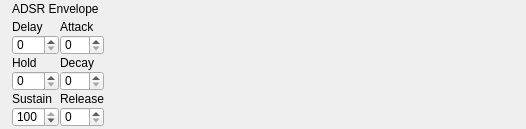
<?xml version="1.0" encoding="UTF-8"?>
<ui version="4.0">
 <class>CADSRWidget</class>
 <widget class="QFrame" name="CADSRWidget">
  <property name="geometry">
   <rect>
    <x>0</x>
    <y>0</y>
    <width>526</width>
    <height>129</height>
   </rect>
  </property>
  <property name="windowTitle">
   <string>Frame</string>
  </property>
  <property name="frameShape">
   <enum>QFrame::NoFrame</enum>
  </property>
  <property name="frameShadow">
   <enum>QFrame::Raised</enum>
  </property>
  <layout class="QGridLayout" name="gridLayout">
   <property name="leftMargin">
    <number>12</number>
   </property>
   <property name="topMargin">
    <number>0</number>
   </property>
   <property name="rightMargin">
    <number>0</number>
   </property>
   <property name="bottomMargin">
    <number>0</number>
   </property>
   <property name="spacing">
    <number>1</number>
   </property>
   <item row="1" column="0" colspan="2">
    <widget class="QLabel" name="label_5">
     <property name="text">
      <string>ADSR Envelope</string>
     </property>
    </widget>
   </item>
   <item row="2" column="0">
    <spacer name="verticalSpacer_3">
     <property name="orientation">
      <enum>Qt::Vertical</enum>
     </property>
     <property name="sizeHint" stdset="0">
      <size>
       <width>20</width>
       <height>0</height>
      </size>
     </property>
    </spacer>
   </item>
   <item row="7" column="1">
    <widget class="QLabel" name="label_4">
     <property name="text">
      <string>Release</string>
     </property>
    </widget>
   </item>
   <item row="0" column="2" rowspan="10">
    <widget class="CADSRControl" name="ADSRControl" native="true">
     <property name="sizePolicy">
      <sizepolicy hsizetype="Expanding" vsizetype="Expanding">
       <horstretch>0</horstretch>
       <verstretch>0</verstretch>
      </sizepolicy>
     </property>
     <property name="minimumSize">
      <size>
       <width>100</width>
       <height>100</height>
      </size>
     </property>
    </widget>
   </item>
   <item row="8" column="0">
    <widget class="QSpinBox" name="Sustain">
     <property name="maximumSize">
      <size>
       <width>16777215</width>
       <height>20</height>
      </size>
     </property>
     <property name="maximum">
      <number>100</number>
     </property>
     <property name="value">
      <number>100</number>
     </property>
    </widget>
   </item>
   <item row="6" column="1">
    <widget class="QSpinBox" name="Decay">
     <property name="maximumSize">
      <size>
       <width>16777215</width>
       <height>20</height>
      </size>
     </property>
    </widget>
   </item>
   <item row="5" column="1">
    <widget class="QLabel" name="label_2">
     <property name="text">
      <string>Decay</string>
     </property>
    </widget>
   </item>
   <item row="9" column="0">
    <spacer name="verticalSpacer">
     <property name="orientation">
      <enum>Qt::Vertical</enum>
     </property>
     <property name="sizeHint" stdset="0">
      <size>
       <width>20</width>
       <height>0</height>
      </size>
     </property>
    </spacer>
   </item>
   <item row="4" column="1">
    <widget class="QSpinBox" name="Attack">
     <property name="maximumSize">
      <size>
       <width>16777215</width>
       <height>20</height>
      </size>
     </property>
    </widget>
   </item>
   <item row="0" column="0">
    <spacer name="verticalSpacer_2">
     <property name="orientation">
      <enum>Qt::Vertical</enum>
     </property>
     <property name="sizeHint" stdset="0">
      <size>
       <width>20</width>
       <height>0</height>
      </size>
     </property>
    </spacer>
   </item>
   <item row="8" column="1">
    <widget class="QSpinBox" name="Release">
     <property name="maximumSize">
      <size>
       <width>16777215</width>
       <height>20</height>
      </size>
     </property>
    </widget>
   </item>
   <item row="7" column="0">
    <widget class="QLabel" name="label_3">
     <property name="text">
      <string>Sustain</string>
     </property>
    </widget>
   </item>
   <item row="6" column="0">
    <widget class="QSpinBox" name="Hold">
     <property name="maximumSize">
      <size>
       <width>16777215</width>
       <height>20</height>
      </size>
     </property>
    </widget>
   </item>
   <item row="5" column="0">
    <widget class="QLabel" name="label">
     <property name="text">
      <string>Hold</string>
     </property>
    </widget>
   </item>
   <item row="4" column="0">
    <widget class="QSpinBox" name="Delay">
     <property name="maximumSize">
      <size>
       <width>16777215</width>
       <height>20</height>
      </size>
     </property>
    </widget>
   </item>
   <item row="3" column="0">
    <widget class="QLabel" name="label_6">
     <property name="text">
      <string>Delay</string>
     </property>
    </widget>
   </item>
   <item row="3" column="1">
    <widget class="QLabel" name="label_7">
     <property name="text">
      <string>Attack</string>
     </property>
    </widget>
   </item>
  </layout>
 </widget>
 <customwidgets>
  <customwidget>
   <class>CADSRControl</class>
   <extends>QWidget</extends>
   <header>cadsrcontrol.h</header>
   <container>1</container>
  </customwidget>
 </customwidgets>
 <resources/>
 <connections/>
</ui>
